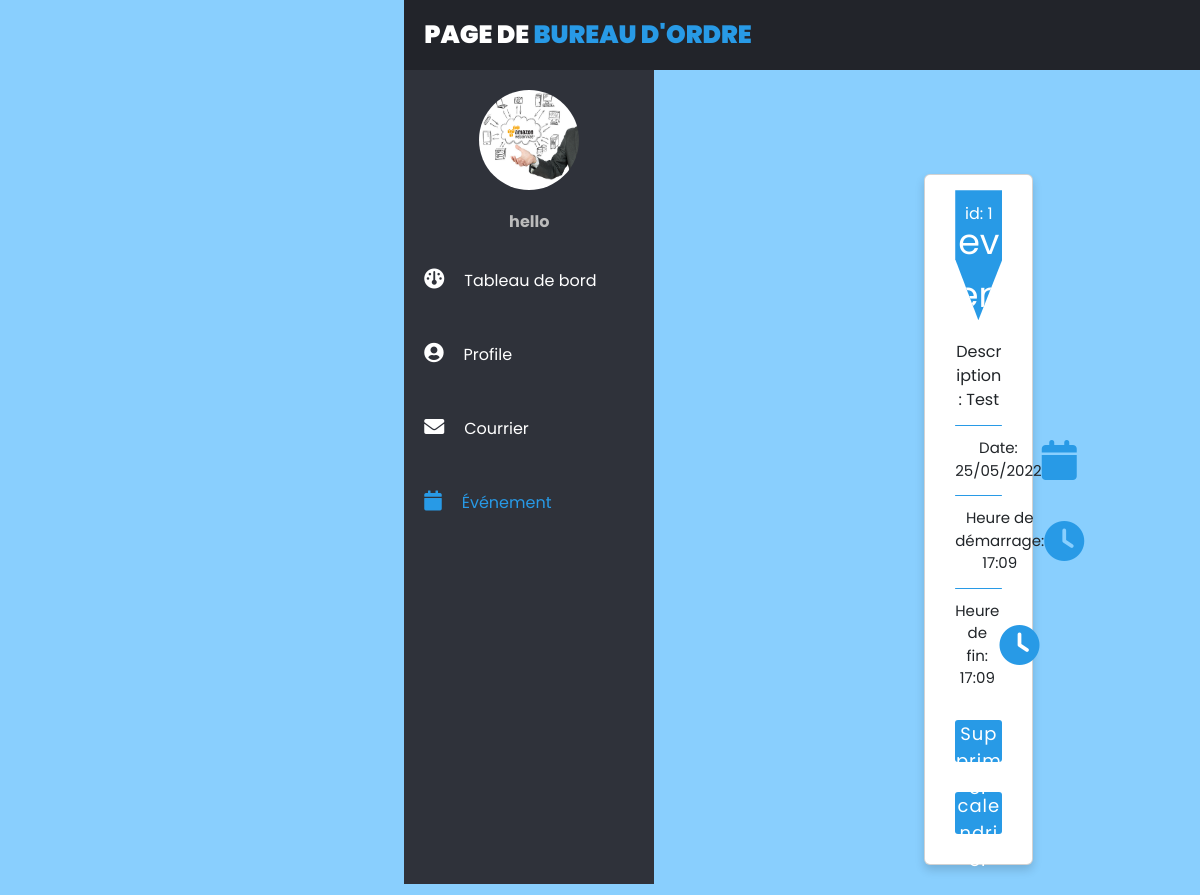
Screenshot of /app_web_final/event.php?id=1 (signed in) with the database file from the repository.
### tables this page shows
CREATE TABLE `user_form` (
  `id` int(11) NOT NULL,
  `name` varchar(255) NOT NULL,
  `email` varchar(255) NOT NULL,
  `utilname` varchar(255) NOT NULL,
  `password` varchar(255) NOT NULL,
  `image` varchar(255) NOT NULL,
  `direction` varchar(255) NOT NULL,
  `utiltype` varchar(50) NOT NULL DEFAULT 'Utilisateur'
);

CREATE TABLE `events` (
  `id` int(11) NOT NULL,
  `name` varchar(255) NOT NULL,
  `description` text NOT NULL,
  `start` datetime NOT NULL,
  `end` datetime NOT NULL
);

### app_web_final/event.php (the view, shortened to what this page needs)
<?php
include 'config.php';
$user_id = $_SESSION['user_id'];
$name = $_SESSION['name'];
?>
<?php
class Event {
    private $id;
    private $name;
    private $description;
    private $start;
    private $end;
    public function getId(): int {
        return $this->id;
    }
    public function getName(): string {
        return $this->name;
    }
    public function getDescription(): string {
        return $this->description ?? '';
    }
    public function getStart(): \DateTime {
        return new \DateTime($this->start);
    }
    public function getEnd(): \DateTime {
        return new \DateTime($this->end);
    }
}
?>
<?php
class Events{
private $pdo;
public function __construct(\PDO $pdo)
{
    $this->pdo= $pdo;
}
public function find(int $id): Event{
   $statement = $this->pdo->query("SELECT * FROM events where id = $id LIMIT 1");
  $statement->setFetchMode(\PDO::FETCH_CLASS,Event::class);
  $result=$statement->fetch();
  return $result;
}
}
?>
<?php
function h(?string $value): string {
  return htmlentities($value);
}
?>
<Doctype html>
    <html>
        <head>
<!DOCTYPE html>
<html lang="en">
<head>
    <link rel="stylesheet" href="css/style2.css">
    <link href="https://cdn.jsdelivr.net/npm/bootstrap@5.2.0-beta1/dist/css/bootstrap.min.css" rel="stylesheet">
    <link rel="stylesheet" href="style.css">
    <link rel="stylesheet" href="https://cdnjs.cloudflare.com/ajax/libs/font-awesome/5.15.2/css/all.min.css"/>
    <link rel="stylesheet" href="https://cdnjs.cloudflare.com/ajax/libs/font-awesome/5.15.3/css/all.min.css"/>
</head>
<body>
        <div class="wrapper">
            <div class="header">
                <div class="header-menu">
                    <div class="title">Page de <span> Bureau d'ordre
                     </span>
                  </div>
                </div>
            </div>
            <div class="sidebar">
                <div class="sidebar-menu">
                    <center class="profile">
                    <?php
      $select = mysqli_query($conn, "SELECT * FROM `user_form` WHERE id = '$user_id'") or die('query failed');
      if(mysqli_num_rows($select) > 0){
         $fetch = mysqli_fetch_assoc($select);
      }
      if($fetch['image'] == ''){
         echo '<img src="images/default-avatar.png">';
      }else{
         echo '<img src="uploaded_img/'.$fetch['image'].'">';
      }
   ?>
                        <p><?php echo $name; ?></p>
                    </center>
                    <li class="item" id="profile">
                        <a href="home_direction.php" class="menu-btn">
                        <i class="fas fa-gauge"></i><span>Tableau de bord </span>
                        </a>
                    </li>
                    <li class="item" id="profile">
                        <a href="home_profil_direction.php" class="menu-btn">
                            <i class="fas fa-user-circle"></i><span>Profile </span>
                        </a>
                    </li>
                    <li class="item" id="profile">
                        <a href="view_courrier.php" class="menu-btn">
                        <i class="fas fa-envelope"></i><span>Courrier </span>
                        </a>
                    </li>
                    <li class="item" id="profile">
                        <a href="evenement.php" class="menu-btn">
                        <i style="color:#289ae6" class="fas fa-calendar"></i><span style="color:#289ae6">Événement</span>
                        </a>
                    </li>
                </div>
            </div>
<?php
$pdo = new PDO('mysql:host=localhost;dbname=gest_cour','root','',[
    \PDO::ATTR_ERRMODE => \PDO::ERRMODE_EXCEPTION,
    \PDO::ATTR_DEFAULT_FETCH_MODE => \PDO::FETCH_ASSOC
   ]);
$events = new Events($pdo);
try {
    $event = $events->find($_GET['id']);
}catch(\Exception $e){
    header('Location: 404.php');
}
?>
<br><br><br><br> <br><br>
<div class="content">
      <div class="card one">
        <div class="top">id: <?= $event->getId(); ?>
          <div class="price-sec">
          <span class="price"><?= h($event->getName()); ?> </span>
</div>
        </div>
        <div class="info">Description:  <?=h( $event->getDescription());?> </div>
        <div class="details">
          <div class="one">
            <span>Date: <?= $event->getStart()->format('d/m/Y'); ?> </span>
            <i class="fa-solid fa-calendar"></i>
          </div>
          <div class="one">
            <span>Heure de démarrage: <?= $event->getStart()->format('H:i'); ?></span>
            <i class="fa-solid fa-clock"></i>
          </div>
          <div class="one">
            <span>Heure de fin: <?= $event->getEnd()->format('H:i'); ?></span>
            <i class="fa-solid fa-clock"></i>
          </div>
          <a href="delete_evenement.php?id=<?= $event->getId(); ?>" class="nv1"><button>Supprimer</button>
          <a href="evenement.php" class="nv1"><button>calendrier</button></a>
        </div>
      </div>
    </div>
        </div>
</body>
    </html>

### app_web_final/css/style2.css (style rules this page uses)
:root { --blue:#3498db; --dark-blue:#2980b9; --red:#e74c3c; --dark-red:#c0392b; --black:#333; --white:#fff; --light-bg:#eee; --box-shadow:0 5px 10px rgba(0,0,0,.1); }
* { font-family: 'Poppins', sans-serif; margin:0; padding:0; box-sizing: border-box; outline: none; border: none; text-decoration: none; }
* { margin: 0; padding: 0; list-style: none; text-decoration: none; box-sizing: border-box; font-family: "Roboto", sans-serif; }
body { background: #fff; }
.wrapper .header { z-index: 1; background: #22242A; position: fixed; width: calc(100% - 0%); height: 70px; display: flex; top: 0; }
.wrapper .header .header-menu { width: calc(100% - 0%); height: 100%; display: flex; justify-content: space-between; align-items: center; padding: 0 20px; }
.wrapper .header .header-menu .title { color: #fff; font-size: 25px; text-transform: uppercase; font-weight: 900; }
.wrapper .header .header-menu .title span { color: #289ae6; }
.wrapper .sidebar { z-index: 1; background: #2F323A; position: fixed; top: 70px; width: 250px; height: calc(100% - 9%); transition: 0.3s; transition-property: width; overflow-y: auto; }
.wrapper .sidebar .sidebar-menu { overflow: hidden; }
.wrapper .sidebar .sidebar-menu .profile img { margin: 20px 0; width: 100px; height: 100px; border-radius: 50%; }
.wrapper .sidebar .sidebar-menu .profile p { color: #bbb; font-weight: 700; margin-bottom: 10px; }
.wrapper .sidebar .sidebar-menu .item { width: 250px; overflow: hidden; }
.wrapper .sidebar .sidebar-menu .item .menu-btn { display: block; color: #fff; position: relative; padding: 25px 20px; transition: 0.3s; transition-property: color; }
.wrapper .sidebar .sidebar-menu .item .menu-btn i { margin-right: 20px; }
.fa-solid { font-size: 40px; color: #289ae6; }

### app_web_final/css/style.css (style rules this page uses)
* { margin: 0; padding: 0; box-sizing: border-box; font-family: "Poppins" , sans-serif; }
body { min-height: 100vh; display: flex; align-items: center; justify-content: center; background: #89cffe; padding: 30px; }

### app_web_final/event.php (style rules this page uses)
.fas { font-size: 20px; }
li a { text-decoration: none; }
.nv1 { text-decoration: none; }
.content { max-width: 3200px; width: 100%; margin: auto; display: flex; justify-content: space-between; flex-wrap: wrap; }
.content .card { background: #fff; width: calc(33% - 20px); text-align: center; padding: 15px 30px 30px 30px; box-shadow: 0 5px 10px rgba(0, 0, 0, 0.15); left: 520px; }
.content .card .top { height: 130px; color: #fff; padding: 12px 0 0 0 ; clip-path: polygon(0 0, 100% 0, 100% 53%, 49% 100%, 0 53%); }
.content .card .top .price-sec { margin-top: -10px; font-weight: 400; }
.content .card .top .price { font-size: 35px; }
.content .card .info { font-size: 16px; margin-top: 20px; }
.content .card .details .one { margin-top: 25px; font-size: 15px; display: flex; justify-content: space-between; align-items: center; position: relative; }
.content .card .details .one::before { position: absolute; content: ""; width: 100%; background: #289ae6; height: 1px; left: 0; top: -12px; border-radius: 25px; }
.content .card .details .one i { color: #289ae6 ; }
.content .card button { outline: none; border: none; height: 42px; color: #fff; margin-top: 30px; border-radius: 3px; font-size: 18px; width: 100%; display: block; transition: all 0.3s ease; cursor: pointer; letter-spacing: 1px; }
.content .one .top, .content .one button { background: #289ae6; }

### rows the page displays
user_form: image (picture)
events: id "1", name "evenement de test", description "Test", start "25/05/2022", start "17:09", end "17:09"

### other values shown
$name "hello"
